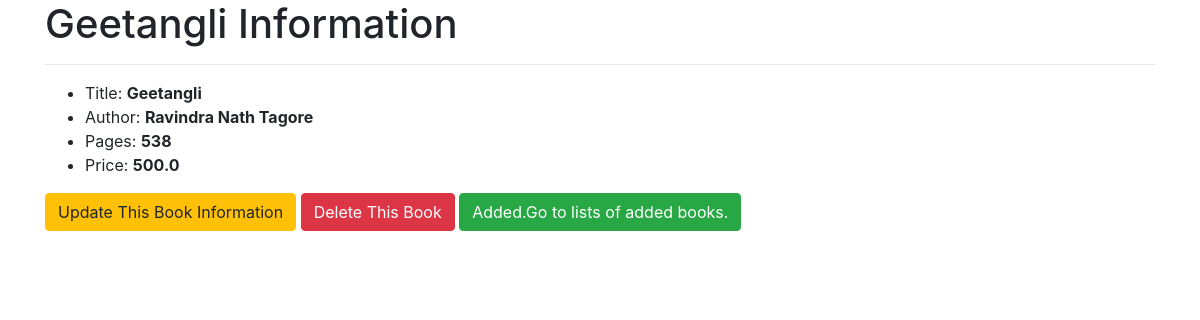
Screenshot of /3/ with the database file from the repository.
### testapp/models.py (models this page shows, shortened)
class Book(models.Model):
    title = models.CharField(max_length=300)
    author = models.CharField(max_length=30)
    pages = models.IntegerField()
    price = models.FloatField()

### testapp/views.py (the view)
# urls.py: path('<int:pk>/', views.BookDetailView.as_view(),name='detail'),
class BookDetailView(DetailView):
    model = Book

### templates/testapp/book_detail.html (shortened to what this page needs)
<!DOCTYPE html>
<html lang="en" dir="ltr">
  <head>
    <link rel="stylesheet" href="https://cdn.jsdelivr.net/npm/bootstrap@4.6.0/dist/css/bootstrap.min.css">
  </head>
  <body>
    <div class="container" >
        <h1>{{object.title}} Information</h1><hr>
           <ul>
             <li>Title: <strong>{{book.title}}</strong></li>
             <li>Author: <strong>{{book.author}}</strong></li>
             <li>Pages: <strong>{{book.pages}}</strong></li>
             <li>Price: <strong>{{book.price}}</strong></li>
           </ul>
           <a class="btn btn-warning" href="/update/{{book.id}}">Update This Book Information</a>
           <a class="btn btn-danger" href="/delete/{{book.id}}">Delete This Book</a>
           <a class="btn btn-success" href="/">Added.Go to lists of added books.</a>
    </div>
  </body>
</html>

### rows the page displays
Book: title "Geetangli", author "Ravindra Nath Tagore", pages "538", price "500.0"
